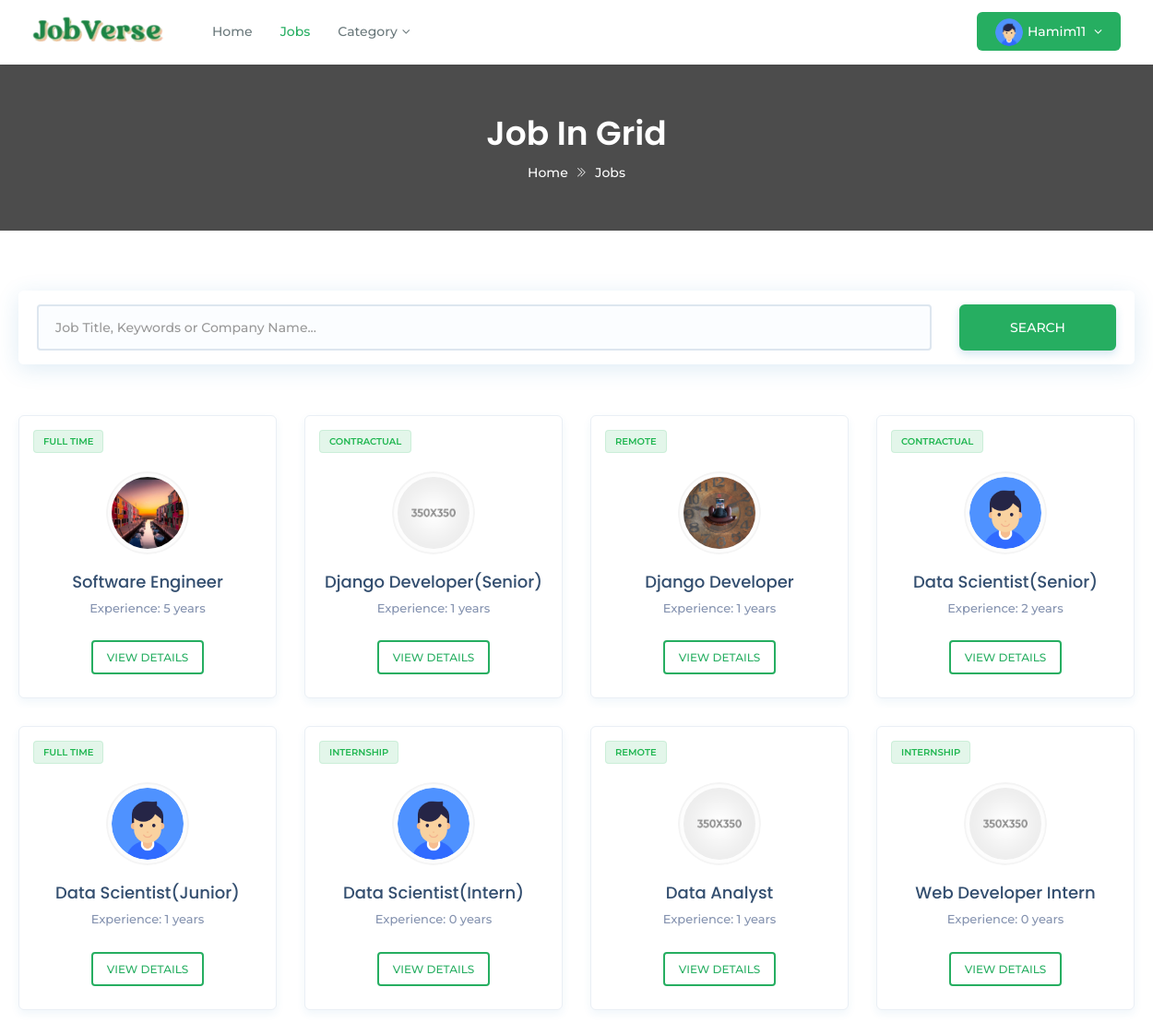
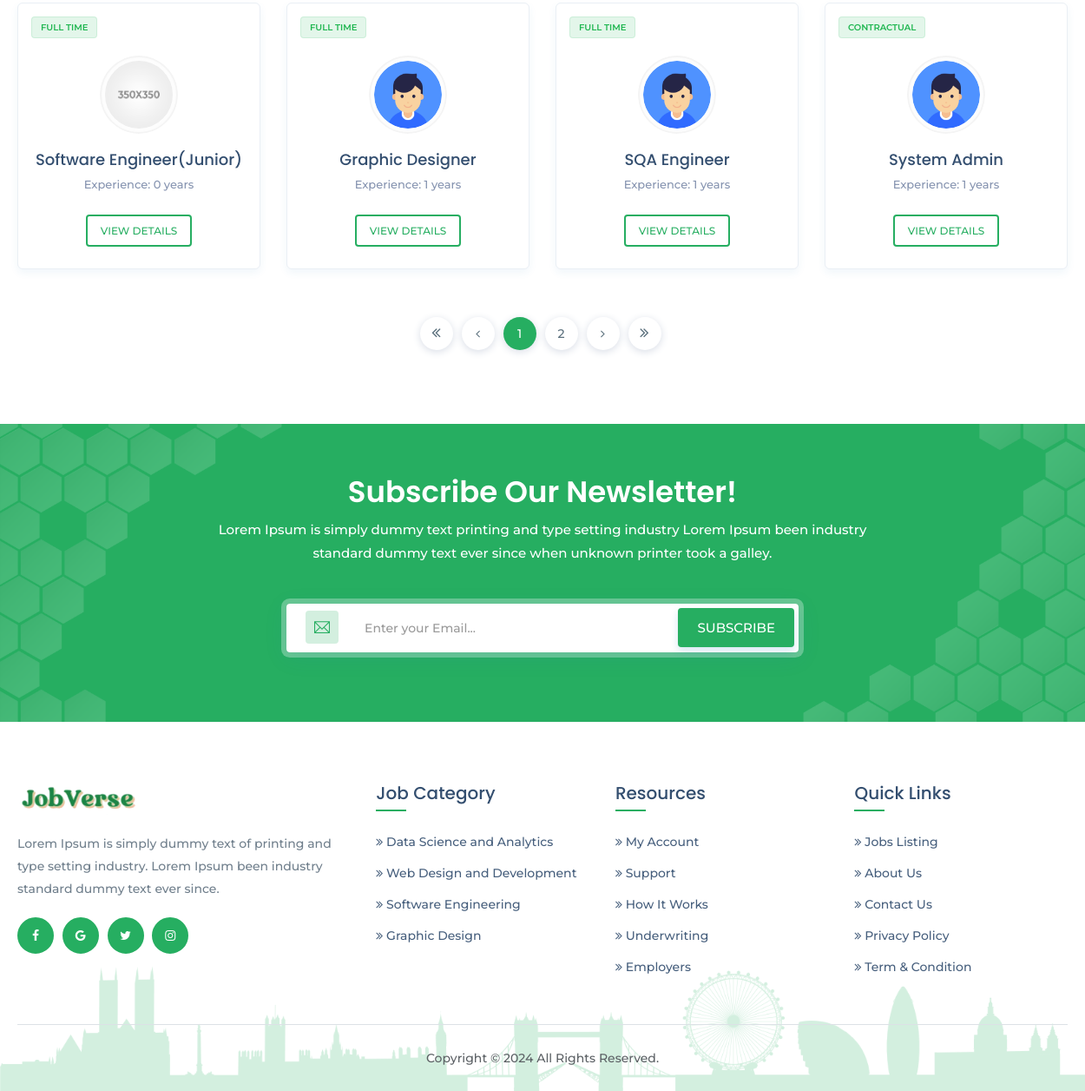
Page /jobs/ (signed in) on the committed database (2 pictures, top to bottom).
### account/models.py (models this page shows, shortened)
class Applicant(models.Model):
    user = models.OneToOneField(settings.AUTH_USER_MODEL,
                                on_delete=models.CASCADE)
    phone = models.CharField(max_length=11, blank=True, null=True)
    work_exp = models.CharField(max_length=50, blank=True, null=True)
    summary = models.TextField(max_length=255)
    gender = models.CharField(
        max_length=10, choices=GENDER_CHOICE, default='Male')
    address = models.TextField(max_length=100)
    dob = models.DateField(blank=True, null=True)
    language = models.CharField(max_length=100)
    website = models.URLField()
    image = models.ImageField(blank=True, null=True)
    category = models.CharField(max_length=100, choices=JOB_CATEGORY,
                                default='Web Developer')

### cvrecommender/models.py (models this page shows, shortened)
class Job(models.Model):
    title = models.CharField(max_length=200)
    slug = models.SlugField(max_length=200, blank=True,
                            help_text='You may keep it blank')
    company_name = models.CharField(max_length=200)
    starting_date = models.DateField(blank=True, null=True)
    deadline = models.DateField(blank=True, null=True)
    salary = models.PositiveIntegerField()
    vacancy = models.PositiveSmallIntegerField(
        validators=[MinValueValidator(1), MaxValueValidator(50)])
    job_category = models.CharField(max_length=50, choices=JOB_CATEGORY)
    job_type = models.CharField(max_length=20, choices=JOB_TYPE)
    email = models.EmailField(max_length=254,)
    phone = models.CharField(max_length=11, blank=True, null=True)
    company_website = models.URLField()
    logo = models.ImageField(null=True, blank=True)
    address = models.TextField(max_length=200)
    division = models.CharField(max_length=15, choices=CITY)
    description = models.TextField()
    responsibility = models.TextField()
    min_education = models.CharField(max_length=20, choices=EDU)
    cgpa = models.DecimalField(max_digits=3, decimal_places=2)
    experience = models.PositiveSmallIntegerField(
        validators=[MinValueValidator(0), MaxValueValidator(15)])
    skill_req = models.TextField(help_text='Input skills with comma')
    skill_bonus = models.CharField(
        max_length=255, blank=True, null=True, help_text='Input skills with comma')
    status = models.CharField(max_length=20, choices=STATUS)
    publish = models.DateField(auto_now_add=True)
    last_modified = models.DateField(auto_now=True)
    recruiter = models.ForeignKey('account.Recruiter',
                                  on_delete=models.CASCADE,
                                  related_name='recruiters')
    applicant = models.ManyToManyField('account.Applicant',
                                       related_name='applicants', blank=True)
    objects = models.Manager()         # default manager
    published = PublishedManager()    # custom manager for all published job post
    def get_absolute_url(self):
        return reverse('jobDetail', args=[self.slug])

### custom_decorators/custom_decorator.py (the view)
        def wrapper_function(request, *args, **kwargs):
            group = None
            if request.user.groups.exists():
                group = request.user.groups.all()[0].name
                if group in allowed_group:
                    return view_function(request, *args, **kwargs)
                else:
                    raise PermissionDenied
            else:
                return redirect('login')

### custom_scripts/custom_functions.py (called while the page is built)
def jobs_in_dict_with_occurrence_number(all_jobs):
    category_dict = {}
    for job in all_jobs:
        category_dict[job.job_category] = category_dict\
            .get(job.job_category, 0)+1
    return category_dict

def sort_dict_and_return(all_jobs):
    jobs_dict = jobs_in_dict_with_occurrence_number(all_jobs)
    sorted_cat_dict = dict(sorted(jobs_dict.items(),
                                  key=operator.itemgetter(1),
                                  reverse=True))
    sliced_dict = dict(itertools.islice(sorted_cat_dict.items(), 4))
    top_3 = dict(itertools.islice(sorted_cat_dict.items(), 3))
    return sorted_cat_dict, sliced_dict, top_3

### cvrecommender/models.py (called while the page is built)
    def get_queryset(self):
        return super(PublishedManager, self).get_queryset()\
                                            .filter(status='Published')

### cvrecommender/views.py (called while the page is built)
@login_required(login_url='login')
@allowed_users(allowed_group=['applicant'])
def allPublishedJobs(request, job_cat=None):
    if job_cat:
        all_jobs = Job.published.filter(
            job_category=job_cat).order_by('-publish')
        category = True
    else:
        all_jobs = Job.published.all().order_by('-publish')
        category = False
    sorted_cat_dict, sliced_dict, top_3 = \
        sort_dict_and_return(Job.objects.all())
    paginator = Paginator(all_jobs, 12)
    page = request.GET.get('page')
    all_jobs = paginator.get_page(page)
    context = {'all_jobs': all_jobs, 'sliced_dict': sliced_dict, 'top_3': top_3,
               'sorted_cat_dict': sorted_cat_dict, 'category': category}
    return render(request, 'job_layout.html', context)

### cvrecommender/templates/job_layout.html (shortened to what this page needs)
{% load static %}
<!DOCTYPE html>
<html class="no-js" lang="zxx">
<head>
<link href="{% static 'assets/plugins/bootstrap/css/bootstrap.min.css' %}" rel="stylesheet">
<link href="{% static 'assets/plugins/icons/css/icons.css' %}" rel="stylesheet">
<link href="{% static 'assets/plugins/animate/animate.css' %}" rel="stylesheet">
<link href="{% static 'assets/plugins/aos-master/aos.css' %}" rel="stylesheet">
<link href="{% static 'assets/plugins/bootstrap/css/bootsnav.css' %}" rel="stylesheet">
<link href="{% static 'assets/plugins/nice-select/css/nice-select.css' %}" rel="stylesheet">
<link href="{% static 'assets/css/style.css' %}" rel="stylesheet">
<link href="{% static 'assets/css/responsive.css' %}" rel="stylesheet">
</head>
<body class="utf_skin_area">
<nav class="navbar navbar-default navbar-mobile navbar-fixed white bootsnav">
  <div class="container">
    <div class="navbar-header">
      <a class="navbar-brand" href="{% url 'home' %}"> <img src="{% static 'assets/img/logologo.png' %}" class="logo logo-display" alt=""> <img src="{% static 'assets/img/logologo.png' %}" class="logo logo-scrolled" alt=""> </a>
	  </div>
    <div class="collapse navbar-collapse" id="navbar-menu">
      <ul class="nav navbar-nav navbar-left" data-in="fadeInDown" data-out="fadeOutUp">
        <li> <a href="{% url 'home' %}">Home</a> </li>
        {% if not category %}
          <li class="active"> <a href="{% url 'allPublishedJobs' %}">Jobs</a> </li>
          <li class="dropdown"> <a href="" class="dropdown-toggle" data-toggle="dropdown">Category</a>
        </li>
        {% endif %}
      </ul>
      <ul class="nav navbar-nav navbar-right">
        {% if request.user.is_authenticated %}
          <li class="dropdown sign-up">
              {% if request.user.applicant.image %}
                <a class="dropdown-toggle btn-signup red-btn" data-toggle="dropdown" href="">
                  <img src="{{ request.user.applicant.image.url }}" class="img-responsive img-circle" alt="">
                  {{ request.user }}
                </a>
              {% else %}
                <a class="dropdown-toggle btn-signup red-btn" data-toggle="dropdown" href="">
                  <img src="{% static 'assets/img/user-profile.png' %}" class="img-responsive img-circle" alt="">
                  {{ request.user }}
                </a>
              {% endif %}
            </li>
        {% else %}
          <li class="br-right"><a class="btn-signup red-btn" href="{% url 'login' %}"><i class="login-icon ti-user"></i>Login</a></li>
          <li class="sign-up"><a class="btn-signup red-btn" href="{% url 'register' %}"><span class="ti-briefcase"></span>Register</a></li>
        {% endif %}
      </ul>
    </div>
  </div>
</nav>
<div class="page-title" style="background: none;">
  <div class="container">
    <div class="page-caption text-center">
      <h2>Job In Grid</h2>
      <p><a href="{% url 'home' %}" title="Home">Home</a> <i class="ti-angle-double-right"></i> Jobs</p>
    </div>
  </div>
</div>
<section class="padd-0 padd-top-20 jov_search_block_inner">
  <div class="row">
    <div class="container">
      <form method="post" action="{% url 'search' %}">
        <fieldset class="search-form">
          <div class="col-md-10 col-sm-10">
            <input type="text" class="form-control" name='searchquery' placeholder="Job Title, Keywords or Company Name..." />
          </div>
          <div class="col-md-2 col-sm-2 m-clear">
            <button type="submit" class="btn theme-btn full-width height-50 radius-0">Search</button>
          </div>
        </fieldset>
      </form>
    </div>
  </div>
</section>
<section class="padd-top-20 padd-bot-80">
  <div class="container">
    <div class="row">
      {% for job in all_jobs %}
        <div class="col-md-3 col-sm-6">
          <div class="utf_grid_job_widget_area"> <span class="job-type full-type">{{ job.job_type }}</span>
            <div class="u-content">
              {% if job.logo %}
                  <div class="avatar box-80"><img class="img-responsive" src="{{ job.logo.url }}" alt="Company Logo"></div>
                {% else %}
                <div class="avatar box-80"><img class="img-responsive" src="{% static 'assets/img/company_logo_1.png' %}" alt="Company Logo"></div>
              {% endif %}
              <h5><a href="{{ job.get_absolute_url }}">{{ job.title }}</a></h5>
              <p class="text-muted">Experience: {{ job.experience }} years</p>
            </div>
            <div class="utf_apply_job_btn_item">
              <a href="{{ job.get_absolute_url }}" class="btn job-browse-btn btn-radius br-light">View Details</a>
            </div>
          </div>
        </div>
      {% empty %}
        <h3 class="text-danger text-center">Sorry, NO Jobs found!!!</h3>
      {% endfor %}
    </div>
    <div class="utf_flexbox_area padd-0">
      <ul class="pagination">
        {% if all_jobs.has_previous %}
          <li class="page-item"> <a class="page-link" href="?page=1" aria-label="Previous">
            <span aria-hidden="true"><i class="fa fa-angle-double-left"></i></span> </a>
          </li>
          <li class="page-item"> <a class="page-link" href="?page={{ all_jobs.previous_page_number }}" aria-label="Previous">
            <span aria-hidden="true"><i class="fa fa-angle-left"></i></span> </a>
          </li>
        {% else %}
          <li class="page-item"> <a class="page-link" href="?page=1" aria-label="Previous">
            <span aria-hidden="true"><i class="fa fa-angle-double-left"></i></span> </a>
          </li>
          <li class="page-item"> <a class="page-link" href="?page=1" aria-label="Previous">
            <span aria-hidden="true"><i class="fa fa-angle-left"></i></span> </a>
          </li>
        {% endif %}
        {% for job in all_jobs.paginator.page_range %}
          {% if all_jobs.number == job %}
            <li class="page-item active"><a class="page-link" href="?page={{ job }}">{{ job }}</a> </li>
          {% elif job > all_jobs.number|add:'-2' and job < all_jobs.number|add:'2' %}
            <li class="page-item"><a class="page-link" href="?page={{ job }}">{{ job }}</a> </li>
          {% endif %}
        {% endfor %}
        {% if all_jobs.has_next %}
          <li class="page-item"> <a class="page-link" href="?page={{ all_jobs.next_page_number }}" aria-label="Previous">
            <span aria-hidden="true"><i class="fa fa-angle-right"></i></span> </a>
          </li>
          <li class="page-item"> <a class="page-link" href="?page={{ all_jobs.paginator.num_pages }}" aria-label="Previous">
            <span aria-hidden="true"><i class="fa fa-angle-double-right"></i></span> </a>
          </li>
        {% endif %}
      </ul>
	  </div>
  </div>
</section>
<section class="newsletter theme-bg" style="background-image:url('{% static 'assets/img/bg-new.png' %}')">
  <div class="container">
    <div class="row">
      <div class="col-md-8 col-md-offset-2">
        <div class="heading light">
          <h2>Subscribe Our Newsletter!</h2>
          <p>Lorem Ipsum is simply dummy text printing and type setting industry Lorem Ipsum been industry standard dummy text ever since when unknown printer took a galley.</p>
        </div>
      </div>
    </div>
    <div class="row">
      <div class="col-md-6 col-sm-6 col-md-offset-3 col-sm-offset-3">
        <div class="newsletter-box text-center">
          <div class="input-group"> <span class="input-group-addon"><span class="ti-email theme-cl"></span></span>
            <input type="text" class="form-control" placeholder="Enter your Email...">
          </div>
          <button type="button" class="btn theme-btn btn-radius btn-m">Subscribe</button>
        </div>
      </div>
    </div>
  </div>
</section>
<footer class="footer">
  <div class="container">
    <div class="row">
      <div class="col-md-4 col-sm-4">
        <a href="{% url 'home' %}"><img class="footer-logo" src="{% static 'assets/img/logologo.png' %}" alt=""></a>
        <p>Lorem Ipsum is simply dummy text of printing and type setting industry. Lorem Ipsum been industry standard dummy text ever since.</p>
        <div class="f-social-box">
          <ul>
            <li><a href="#"><i class="fa fa-facebook facebook-cl"></i></a></li>
            <li><a href="#"><i class="fa fa-google google-plus-cl"></i></a></li>
            <li><a href="#"><i class="fa fa-twitter twitter-cl"></i></a></li>
            <li><a href="#"><i class="fa fa-instagram instagram-cl"></i></a></li>
          </ul>
        </div>
      </div>
      <div class="col-md-8 col-sm-8">
        <div class="row">
          <div class="col-md-4 col-sm-4 col-xs-6">
            <h4>Job Category</h4>
            <ul>
              {% for key, value in sliced_dict.items %}
              <li><a href="{% url 'jobCategory' key %}"><i class="fa fa-angle-double-right"></i> {{ key }}</a></li>
            {% empty %}
              <li>Sorry, NO Category found!!!</li>
            {% endfor %}
            </ul>
          </div>
          <div class="col-md-4 col-sm-4 col-xs-6">
            <h4>Resources</h4>
            <ul>
              <li><a href="#"><i class="fa fa-angle-double-right"></i> My Account</a></li>
              <li><a href="#"><i class="fa fa-angle-double-right"></i> Support</a></li>
              <li><a href="#"><i class="fa fa-angle-double-right"></i> How It Works</a></li>
              <li><a href="#"><i class="fa fa-angle-double-right"></i> Underwriting</a></li>
              <li><a href="#"><i class="fa fa-angle-double-right"></i> Employers</a></li>
            </ul>
          </div>
		      <div class="col-md-4 col-sm-4 col-xs-6">
            <h4>Quick Links</h4>
            <ul>
              <li><a href="{% url 'allPublishedJobs' %}"><i class="fa fa-angle-double-right"></i> Jobs Listing</a></li>
              <li><a href="#"><i class="fa fa-angle-double-right"></i> About Us</a></li>
              <li><a href="#"><i class="fa fa-angle-double-right"></i> Contact Us</a></li>
              <li><a href="#"><i class="fa fa-angle-double-right"></i> Privacy Policy</a></li>
              <li><a href="#"><i class="fa fa-angle-double-right"></i> Term & Condition</a></li>
            </ul>
          </div>
        </div>
      </div>
    </div>
    <div class="row">
      <div class="col-md-12">
        <div class="copyright text-center">
          <p>Copyright © 2024 All Rights Reserved.</p>
        </div>
      </div>
    </div>
  </div>
</footer>
</body>
</html>

### account/static/assets/css/responsive.css (style rules this page uses)
@media only screen and (min-width : 768px) { .heading h2 { font-size: 34px; margin-bottom: 10px; } }
@media only screen and (min-width : 768px) { .newsletter-box .btn { padding: 10px 20px; position: absolute; top: 5px; right: 20px; z-index:9; } }
@media only screen and (min-width : 768px) { .newsletter-box { padding: 0; box-shadow: 0px 0px 0px 6px rgba(255,255,255,0.3); border-radius: 4px; } }
@media only screen and (min-width : 993px) { section { padding: 6em 0; } }
@media only screen and (min-width : 993px) { .navbar-default .navbar-brand img { max-width: 150px; } }
@media only screen and (min-width : 993px) { .newsletter { padding: 60px 0; } }
@media only screen and (min-width : 1024px) { h2 { font-size: 36px; } }
@media only screen and (min-width : 1024px) { h4 { font-size: 20px; } }
@media only screen and (min-width : 1024px) { h5 { font-size: 17; } }

### rows in the picture
Job: job_type "FULL TIME", logo (picture), title "Software Engineer", experience "5"
Job: job_type "CONTRACTUAL", title "Django Developer(Senior)", experience "1"
Job: job_type "REMOTE", logo (picture), title "Django Developer", experience "1"
Job: job_type "CONTRACTUAL", logo (picture), title "Data Scientist(Senior)", experience "2", sliced_dict "Data Science and Analytics"
Job: job_type "FULL TIME", logo (picture), title "Data Scientist(Junior)", experience "1"
Job: job_type "INTERNSHIP", logo (picture), title "Data Scientist(Intern)", experience "0"
Job: job_type "REMOTE", title "Data Analyst", experience "1"
Job: job_type "INTERNSHIP", title "Web Developer Intern", experience "0", sliced_dict "Web Design and Development"
Job: job_type "FULL TIME", title "Software Engineer(Junior)", experience "0", sliced_dict "Software Engineering"
Job: job_type "FULL TIME", logo (picture), title "Graphic Designer", experience "1", sliced_dict "Graphic Design"
Job: job_type "FULL TIME", logo (picture), title "SQA Engineer", experience "1"
Job: job_type "CONTRACTUAL", logo (picture), title "System Admin", experience "1"

### other values in the picture
{{ request.user }} "Hamim11"
{{ job }} "1"
{{ job }} "2"
